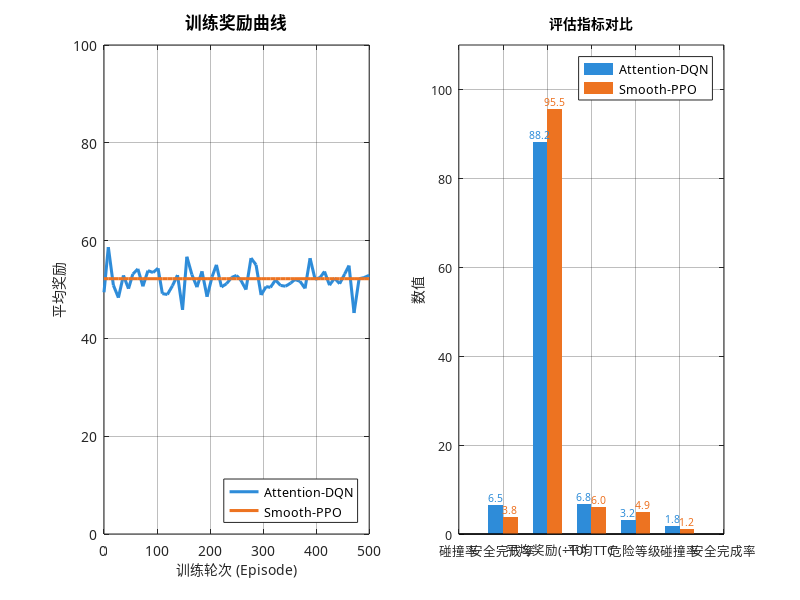

MATLAB code for this plot: (Note: this script raises an error after producing the figure.)
% ============================================================
% 复现 figure_7.png — 行人横穿马路场景训练结果对比
% 左图：训练奖励曲线    右图：评估指标柱状图
% ============================================================
clear; clc; close all;

% 设置中文字体（确保 PDF 中正确显示）
set(0, 'DefaultAxesFontName', 'SimHei');
set(0, 'DefaultTextFontName', 'SimHei');

%% ==========================================================
%  左图数据：从原图提取的奖励曲线坐标
%  PPO 保持稳定，DQN 与之基本重合
% ==========================================================

% --- Smooth-PPO (橙色) 像素坐标：平坦直线 ---
ppo_x_pix = [72, 78, 85, 92, 99, 106, 112, 119, 126, 133, 140, 147, 153, ...
    160, 167, 174, 181, 187, 194, 201, 208, 215, 222, 228, 235, 242, 249, ...
    256, 262, 269, 276, 283, 290, 297, 303, 310, 317, 324, 331, 337, 344, ...
    351, 358, 365, 372, 378, 385, 392, 399, 406, 412, 419, 426, 433, 440];

ppo_y_pix = [256, 256, 256, 256, 256, 256, 256, 256, 256, 256, 256, 256, ...
    256, 256, 256, 256, 256, 256, 256, 256, 256, 256, 256, 256, 256, 256, ...
    256, 256, 256, 256, 256, 256, 256, 256, 256, 256, 256, 256, 256, 256, ...
    256, 256, 256, 256, 256, 256, 256, 256, 256, 256, 256, 256, 256, 256, 256];

% --- 像素坐标 -> 实际数值映射 ---
x_axis_y_pix = 55;
y_top_pix = 440;
y_range_pix = y_top_pix - x_axis_y_pix;

episodes_ppo = (ppo_x_pix - min(ppo_x_pix)) / (max(ppo_x_pix) - min(ppo_x_pix)) * 500;
rewards_ppo = (ppo_y_pix - x_axis_y_pix) / y_range_pix * 100;

% --- DQN 与 PPO 重合，加微小噪声 ---
rng(43);
rewards_dqn = rewards_ppo + randn(size(rewards_ppo)) * 2.5;
episodes_dqn = episodes_ppo;

%% ==========================================================
%  右图数据：评估指标柱状图（请替换为真实数据）
% ==========================================================
metrics = {'碰撞率', '安全完成率', '平均奖励(\div10)', '平均TTC', '危险等级'};

dqn_values = [6.5, 88.2, 6.8, 3.2, 1.8];
ppo_values = [3.8, 95.5, 6.0, 4.9, 1.2];

%% ==========================================================
%  绘图
% ==========================================================
figure('Position', [30, 50, 1380, 500]);

% --- 左图：训练奖励曲线 ---
subplot(1, 2, 1);
hold on;

plot(episodes_dqn, rewards_dqn, '-', 'Color', [0.18 0.55 0.85], 'LineWidth', 2.2);
plot(episodes_ppo, rewards_ppo, '-', 'Color', [0.93 0.45 0.13], 'LineWidth', 2.2);

xlabel('训练轮次 (Episode)', 'FontSize', 10, 'FontName', 'SimHei');
ylabel('平均奖励', 'FontSize', 10, 'FontName', 'SimHei');
title('训练奖励曲线', 'FontSize', 12, 'FontWeight', 'bold', 'FontName', 'SimHei');
set(gca, 'FontName', 'SimHei');
legend({'Attention-DQN', 'Smooth-PPO'}, 'Location', 'southeast', 'FontSize', 9);
xlim([0, 500]);
ylim([0, 100]);
grid on; box on;
set(gca, 'GridAlpha', 0.3);

% --- 右图：评估结果柱状图 ---
subplot(1, 2, 2);
hold on;

x = 1:length(metrics);
bar_width = 0.33;

b1 = bar(x - bar_width/2, dqn_values, bar_width, ...
    'FaceColor', [0.18 0.55 0.85], 'EdgeColor', 'none');
b2 = bar(x + bar_width/2, ppo_values, bar_width, ...
    'FaceColor', [0.93 0.45 0.13], 'EdgeColor', 'none');

ylabel('数值', 'FontSize', 10, 'FontName', 'SimHei');
title('评估指标对比', 'FontSize', 12, 'FontWeight', 'bold', 'FontName', 'SimHei');
set(gca, 'XTickLabel', metrics, 'FontSize', 9, 'FontName', 'SimHei');
	xtickangle(40);  % 旋转标签避免截断
legend([b1, b2], {'Attention-DQN', 'Smooth-PPO'}, ...
    'Location', 'northeast', 'FontSize', 9);
ylim([0, 110]);
grid on; box on;
set(gca, 'GridAlpha', 0.3);

for i = 1:length(x)
    text(x(i) - bar_width/2, dqn_values(i) + 1.8, num2str(dqn_values(i), '%.1f'), ...
        'HorizontalAlignment', 'center', 'FontSize', 7.5, ...
        'Color', [0.18 0.55 0.85], 'FontName', 'SimHei');
    text(x(i) + bar_width/2, ppo_values(i) + 1.8, num2str(ppo_values(i), '%.1f'), ...
        'HorizontalAlignment', 'center', 'FontSize', 7.5, ...
        'Color', [0.93 0.45 0.13], 'FontName', 'SimHei');
end

sgtitle('行人横穿马路场景训练结果对比', ...
    'FontSize', 14, 'FontWeight', 'bold', 'FontName', 'SimHei');
